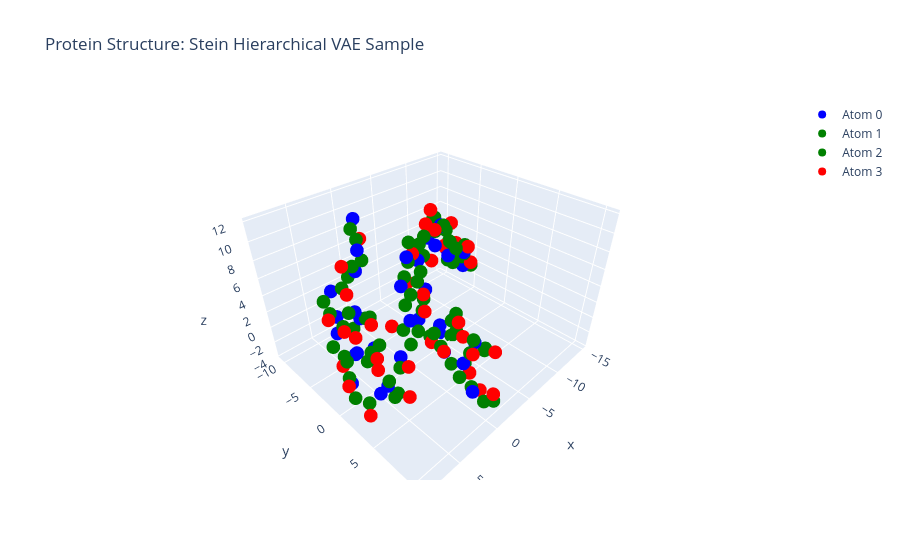

Write notebook code for a chart like this one.
### Code cell
d = samples_stein_hierarchical[0].reshape((39,4,3))
plot_protein(d, "Stein Hierarchical VAE Sample")
